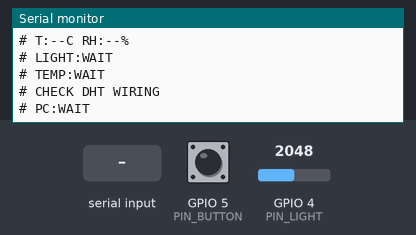
This sketch was run on a simulated ESP32. Shown: the last lines printed to the serial monitor. The inputs (shaded band) are chosen by the test bench; at power-on: GPIO 4 (PIN_LIGHT) = 2048, GPIO 5 (PIN_BUTTON) HIGH (analog values on the 0–4095 scale).

Above: at 1.2 s.
1.3 s: GPIO 4 (PIN_LIGHT) set to 3040
At 3.7 s:
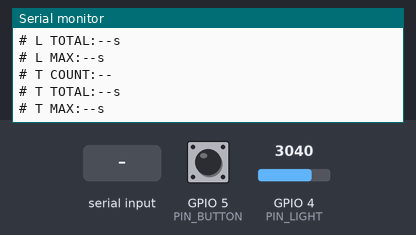
4.5 s: "HELLO\n" received over Serial
At 4.9 s:
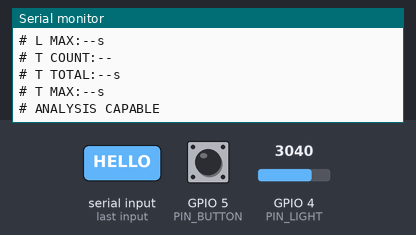
7.5 s: "PC_OFF\n" received over Serial
At 8.3 s:
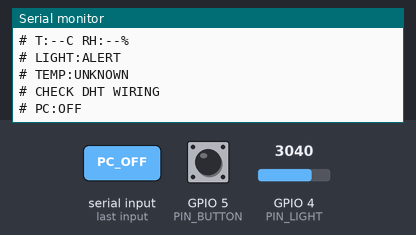
10.0 s: GPIO 4 (PIN_LIGHT) set to 2960
At 11.3 s:
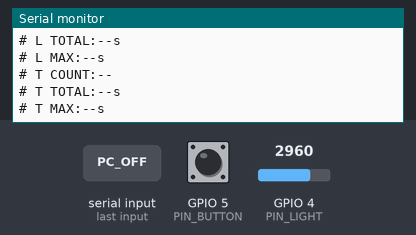

Measured:
- after the input at 4.5 s, the serial monitor: prints a new line at once (image 2)
- after the input at 7.5 s, the serial monitor: prints a new line at once (image 3)

The sketch:

environment_analysis_serial.ino
```cpp
#include <Arduino.h>
#include <DHT.h>

// Confirm the actual module's supply, ground and data pins before enabling it.
const int PIN_DHT = 10, PIN_LIGHT = 4, PIN_BUTTON = 5;
const bool DHT_WIRING_CONFIRMED = false;
// Practice settings, not calibrated light or safety limits.
const int LIGHT_LIMIT_RAW = 3000;
const float TEMP_LIMIT_C = 28.0f;
DHT dht(PIN_DHT, DHT11);
enum State { WAIT, NORMAL, ALERT, UNKNOWN };
struct Alarm {
  State state = WAIT;
  bool open = false, ack = false;
  uint32_t count = 0, total = 0;
};
const char* stateName(State state);
const char* updateAlarm(Alarm& alarm, bool valid, bool exceeded);
bool confirmAlarm(Alarm& alarm);
Alarm lightAlarm, tempAlarm;
struct Analysis { uint32_t count = 0, total = 0, longest = 0; };
Analysis pcLight, pcTemp;
float temperature = NAN, humidity = NAN;
int raw = 0;
bool lightValid = false, dhtValid = false, recording = false, firstFrame = true;
bool hasAnalysis = false, pcOff = false;
uint32_t lastSample = 0, lastFrame = 0, sessionStart = 0, lastAccount = 0;
uint32_t sessionId = 0, latestEmittedTime = 0, analysisSourceTime = 0, lastAnalysis = 0;
int lastReading = HIGH, stableButton = HIGH;
bool releaseSeen = false;
uint32_t changedAt = 0;
char command[128]{}, lines[6][32]{};
size_t commandLength = 0;
bool commandOverflow = false;
bool limitsValid() {
  return LIGHT_LIMIT_RAW >= 0 && LIGHT_LIMIT_RAW <= 4095 && isfinite(TEMP_LIMIT_C);
}
const char* stateName(State state) {
  return state == WAIT ? "WAIT" : state == NORMAL ? "NORMAL" : state == ALERT ? "ALERT" : "UNKNOWN";
}
void accountTime(uint32_t now) {
  const uint32_t elapsed = uint32_t(now - lastAccount);
  if (recording && lightAlarm.state == ALERT) lightAlarm.total += elapsed;
  if (recording && tempAlarm.state == ALERT) tempAlarm.total += elapsed;
  lastAccount = now;
}
const char* updateAlarm(Alarm& alarm, bool valid, bool exceeded) {
  if (!valid) { alarm.state = UNKNOWN; return "NONE"; }
  alarm.state = exceeded ? ALERT : NORMAL;
  if (recording && exceeded && !alarm.open) {
    alarm.open = true; alarm.ack = false; ++alarm.count; return "ALARM";
  }
  if (recording && !exceeded && alarm.open) {
    alarm.open = false; alarm.ack = false; return "RECOVER";
  }
  return "NONE";
}
void clearAnalysis() {
  hasAnalysis = false; pcLight = Analysis{}; pcTemp = Analysis{};
  analysisSourceTime = lastAnalysis = 0;
}
bool analysisCurrent() {
  if (!hasAnalysis || pcOff) return false;
  if (!recording) return analysisSourceTime == latestEmittedTime;
  return uint32_t(millis() - lastAnalysis) <= 6500 &&
    uint32_t(uint32_t(millis() - sessionStart) - analysisSourceTime) <= 6500;
}
const char* pcStateName() {
  if (pcOff) return "OFF";
  if (sessionId && !recording) return analysisCurrent() ? "STOP" : "WAIT";
  if (!hasAnalysis) return "WAIT";
  return analysisCurrent() ? "LIVE" : "STALE";
}
void emit(const char* event, const char* lightEvent = "NONE", const char* tempEvent = "NONE") {
  if (!limitsValid()) { Serial.println("# CHECK LIMITS"); return; }
  char light[8]{}, t[16]{}, h[16]{}, row[320]{};
  if (lightValid) snprintf(light, sizeof(light), "%d", raw);
  if (dhtValid) {
    snprintf(t, sizeof(t), "%.3f", temperature);
    snprintf(h, sizeof(h), "%.3f", humidity);
  }
  latestEmittedTime = strcmp(event, "START") == 0 ? 0 : uint32_t(millis() - sessionStart);
  snprintf(row, sizeof(row), "%lu,%s,%s,%s,%s,%s,%s,%s,%s,%d,%d,%lu,%lu,%lu,%lu,%d,%.3f",
    (unsigned long)latestEmittedTime, light, t, h, event,
    stateName(lightAlarm.state), stateName(tempAlarm.state), lightEvent, tempEvent,
    lightAlarm.ack ? 1 : 0, tempAlarm.ack ? 1 : 0,
    (unsigned long)lightAlarm.count, (unsigned long)tempAlarm.count,
    (unsigned long)lightAlarm.total, (unsigned long)tempAlarm.total, LIGHT_LIMIT_RAW, TEMP_LIMIT_C);
  Serial.println(row);
}
void startSession(uint32_t id) {
  sessionStart = lastAccount = lastSample = millis();
  lightAlarm = Alarm{}; tempAlarm = Alarm{};
  lightValid = dhtValid = false; temperature = humidity = NAN;
  recording = true; firstFrame = true; sessionId = id; latestEmittedTime = 0;
  pcOff = false; clearAnalysis();
  char message[32]{}; snprintf(message, sizeof(message), "# SESSION %lu", (unsigned long)id);
  Serial.println(message);
  Serial.println("time_ms,light_raw,temperature_c,humidity_percent,event,light_state,temperature_state,light_event,temperature_event,light_acknowledged,temperature_acknowledged,light_alarm_count,temperature_alarm_count,light_alarm_ms,temperature_alarm_ms,light_limit_raw,temp_limit_c");
  emit("START");
}
void stopSession() {
  accountTime(millis());
  if (recording) emit("STOP");
  recording = false; firstFrame = true;
}
bool decimalFields(const char* text, uint32_t* values, size_t count) {
  for (size_t i = 0; i < count; ++i) {
    if (*text < '0' || *text > '9') return false;
    uint32_t value = 0;
    do {
      const uint32_t digit = uint32_t(*text++ - '0');
      if (value > (UINT32_MAX - digit) / 10) return false;
      value = value * 10 + digit;
    } while (*text >= '0' && *text <= '9');
    values[i] = value;
    if (i + 1 < count) { if (*text++ != ' ') return false; }
    else if (*text != 0) return false;
  }
  return true;
}
void acceptAnalysis(const uint32_t* v) {
  if (!sessionId || v[0] != sessionId || pcOff || v[1] < analysisSourceTime ||
      v[1] > uint32_t(millis() - sessionStart) || v[1] > latestEmittedTime ||
      v[2] > lightAlarm.count || v[3] > lightAlarm.total || v[4] > v[3] ||
      v[5] > tempAlarm.count || v[6] > tempAlarm.total || v[7] > v[6]) return;
  analysisSourceTime = v[1]; pcLight = {v[2], v[3], v[4]}; pcTemp = {v[5], v[6], v[7]};
  lastAnalysis = millis(); hasAnalysis = true; firstFrame = true;
}
void executeCommand() {
  uint32_t v[8]{};
  if (strncmp(command, "START ", 6) == 0 && decimalFields(command + 6, v, 1)) {
    if (v[0] && v[0] != sessionId) startSession(v[0]);
  } else if (strcmp(command, "HELLO") == 0) Serial.println("# ANALYSIS CAPABLE");
  else if (strcmp(command, "STOP") == 0) stopSession();
  else if (strcmp(command, "PC_OFF") == 0) { pcOff = true; clearAnalysis(); firstFrame = true; }
  else if (strncmp(command, "ANALYSIS ", 9) == 0 && decimalFields(command + 9, v, 8)) acceptAnalysis(v);
}
void readCommands() {
  for (int i = 0; i < 32 && Serial.available(); ++i) {
    const unsigned char c = static_cast<unsigned char>(Serial.read());
    if (c == '\n') {
      if (commandLength && command[commandLength - 1] == '\r') --commandLength;
      command[commandLength] = 0;
      if (!commandOverflow) executeCommand();
      commandLength = 0; commandOverflow = false;
    } else if ((c < 32 && c != '\r') || c > 126) commandOverflow = true;
    else if (commandLength < sizeof(command) - 1) command[commandLength++] = char(c);
    else commandOverflow = true;
  }
}
bool buttonPressed() {
  const uint32_t now = millis(); const int reading = digitalRead(PIN_BUTTON);
  if (reading != lastReading) { lastReading = reading; changedAt = now; }
  if (uint32_t(now - changedAt) < 40) return false;
  if (reading == HIGH) releaseSeen = true;
  if (reading == stableButton) return false;
  stableButton = reading;
  if (stableButton == LOW && releaseSeen) { releaseSeen = false; return true; }
  return false;
}
bool confirmAlarm(Alarm& alarm) {
  if (!alarm.open || alarm.ack) return false;
  alarm.ack = true; return true;
}
void readEnvironment() {
  const uint32_t now = millis();
  if (uint32_t(now - lastSample) < 2500) return;
  lastSample = now;
  raw = analogRead(PIN_LIGHT); lightValid = raw >= 0 && raw <= 4095;
  temperature = humidity = NAN;
  if (DHT_WIRING_CONFIRMED) {
    temperature = dht.readTemperature(); humidity = dht.readHumidity();
  }
  accountTime(millis());
  dhtValid = isfinite(temperature) && isfinite(humidity) && humidity >= 0 && humidity <= 100;
  if (!dhtValid) temperature = humidity = NAN;
  const char* le = updateAlarm(lightAlarm, lightValid && limitsValid(), raw > LIGHT_LIMIT_RAW);
  const char* te = updateAlarm(tempAlarm, dhtValid && limitsValid(), temperature > TEMP_LIMIT_C);
  if (recording) emit("SAMPLE", le, te);
}
void buildLines(bool statistics) {
  for (auto& line : lines) line[0] = 0;
  if (!statistics) {
    if (lightValid) snprintf(lines[0], sizeof(lines[0]), "RAW:%d", raw);
    else snprintf(lines[0], sizeof(lines[0]), "RAW:--");
    if (dhtValid) snprintf(lines[1], sizeof(lines[1]), "T:%.1fC RH:%.1f%%", temperature, humidity);
    else snprintf(lines[1], sizeof(lines[1]), "T:--C RH:--%%");
    snprintf(lines[2], sizeof(lines[2]), "LIGHT:%s", stateName(lightAlarm.state));
    snprintf(lines[3], sizeof(lines[3]), "TEMP:%s", stateName(tempAlarm.state));
    snprintf(lines[4], sizeof(lines[4]), "ACK L:%s T:%s", lightAlarm.ack ? "YES" : "NO", tempAlarm.ack ? "YES" : "NO");
    if (!DHT_WIRING_CONFIRMED) snprintf(lines[4], sizeof(lines[4]), "CHECK DHT WIRING");
    else if (!limitsValid()) snprintf(lines[4], sizeof(lines[4]), "CHECK LIMITS");
    snprintf(lines[5], sizeof(lines[5]), "PC:%s", pcStateName());
  } else {
    const bool current = analysisCurrent();
    const Analysis results[2] = {pcLight, pcTemp};
    for (int i = 0; i < 2; ++i) {
      const char kind = i == 0 ? 'L' : 'T';
      if (current) {
        snprintf(lines[i*3], sizeof(lines[0]), "%c COUNT:%lu", kind, (unsigned long)results[i].count);
        snprintf(lines[i*3+1], sizeof(lines[0]), "%c TOTAL:%.1fs", kind, results[i].total / 1000.0f);
        snprintf(lines[i*3+2], sizeof(lines[0]), "%c MAX:%.1fs", kind, results[i].longest / 1000.0f);
      } else {
        snprintf(lines[i*3], sizeof(lines[0]), "%c COUNT:--", kind);
        snprintf(lines[i*3+1], sizeof(lines[0]), "%c TOTAL:--s", kind);
        snprintf(lines[i*3+2], sizeof(lines[0]), "%c MAX:--s", kind);
      }
    }
  }
}
void showReading() {
  buildLines((uint32_t(millis() - sessionStart) / 3000) % 2 != 0);
  Serial.println("# FRAME");
  for (const auto& line : lines) {
    char message[40]{}; snprintf(message, sizeof(message), "# %s", line); Serial.println(message);
  }
}
void setup() {
  Serial.begin(115200);
  analogReadResolution(12); analogSetPinAttenuation(PIN_LIGHT, ADC_11db);
  pinMode(PIN_BUTTON, INPUT_PULLUP);
  lastReading = stableButton = digitalRead(PIN_BUTTON); changedAt = millis();

  if (DHT_WIRING_CONFIRMED) dht.begin();
  lastFrame = lastSample = sessionStart = lastAccount = millis();
  Serial.println("# ANALYSIS READY");
}
void loop() {
  accountTime(millis()); readCommands(); readEnvironment();
  if (buttonPressed() && recording) {
    const bool l = confirmAlarm(lightAlarm), t = confirmAlarm(tempAlarm);
    if (l || t) { accountTime(millis()); emit("ACK", l ? "ACK" : "NONE", t ? "ACK" : "NONE"); firstFrame = true; }
  }

  const uint32_t now = millis();
  if (firstFrame || uint32_t(now - lastFrame) >= 1000) {
    firstFrame = false; lastFrame = now; showReading();
  }
}
```
